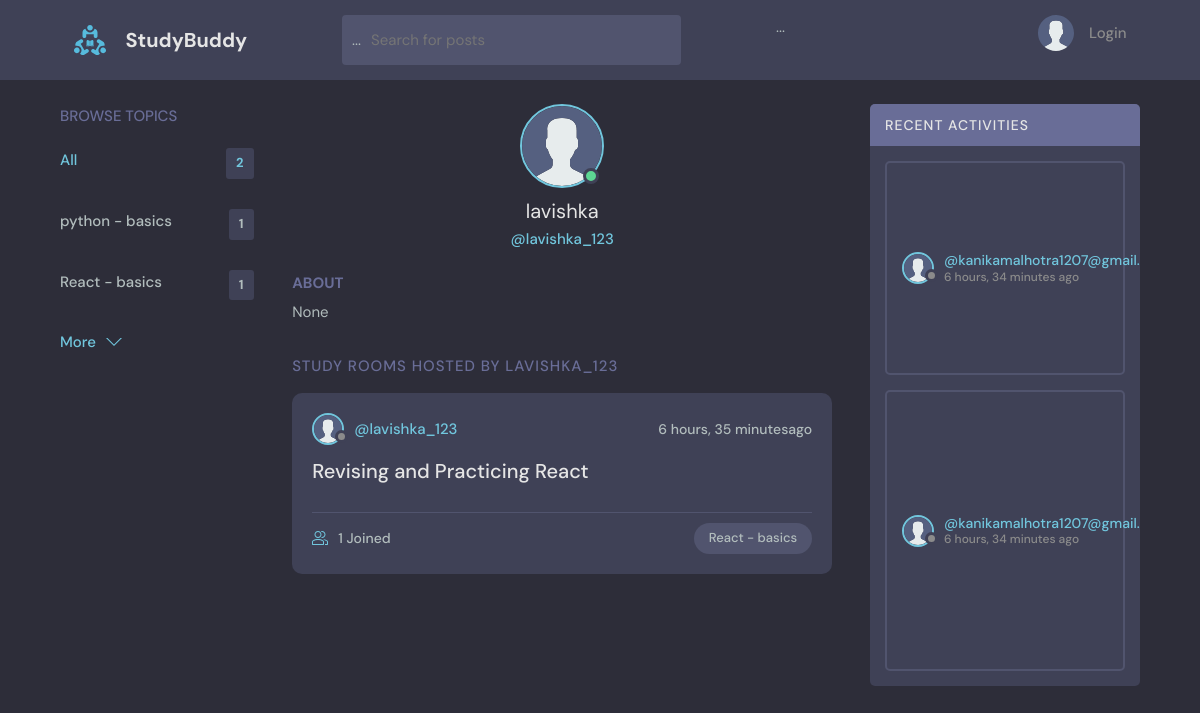
/profile/2/, run on an earlier commit of the app's database.
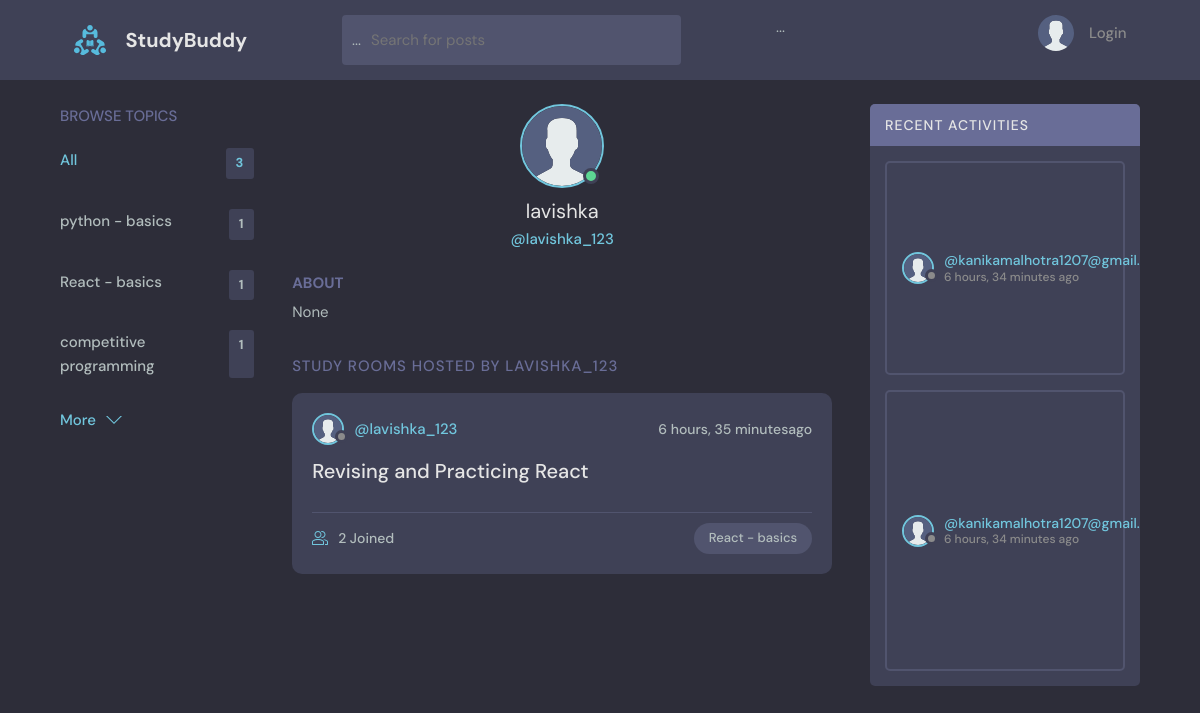
And on a later commit of the database.
### base/models.py (models this page shows, shortened)
class Topic(models.Model):
    name = models.CharField(max_length=200)

class Room(models.Model):
    host = models.ForeignKey(User, on_delete=models.SET_NULL,null=True)
    topic = models.ForeignKey(Topic, on_delete=models.SET_NULL,null=True)
    name = models.CharField(max_length=200)
    description = models.TextField(null=True,blank = True)
    participants = models.ManyToManyField(User,related_name='participants' , blank = True)
    updated = models.DateTimeField(auto_now=True)
    created = models.DateTimeField(auto_now_add=True)
    class Meta:
        ordering = ['-updated' , '-created']
    def __str__(self):
        return self.name

class User(AbstractUser):
    name = models.CharField(max_length=200,null = True)
    email = models.EmailField(null=True,unique=True)
    bio = models.TextField(null=True)
    avatar = models.ImageField(null = True,default = "avatar.svg")
    USERNAME_FIELD = 'email'
    REQUIRED_FIELDS = []

class Message(models.Model):
    user = models.ForeignKey(User, on_delete=models.CASCADE)
    room = models.ForeignKey(Room,on_delete=models.CASCADE)
    body = models.TextField()
    updated = models.DateTimeField(auto_now=True)
    created = models.DateTimeField(auto_now_add=True)
    class Meta:
        ordering = ['-updated' , '-created']

### base/views.py (the view)
# urls.py: path('profile/<str:pk>/', views.userProfile, name="user-profile"),
def userProfile(request,pk):
    user = User.objects.get(id=pk)
    rooms = user.room_set.all()
    room_messages = user.message_set.all()
    topics = Topic.objects.all()
    context = {'user':user,'rooms':rooms,'room_messages':room_messages,'topics':topics}
    return render(request, 'base/profile.html',context )

### base/templates/base/profile.html (shortened to what this page needs)
{% extends 'main.html' %}
{% block content %}
<main class="profile-page layout layout--3">
  <div class="container">
    {% include 'base/topics_components.html' %}
    <div class="roomList">
      <div class="profile">
        <div class="profile__avatar">
          <div class="avatar avatar--large active">
            <img src="{{user.avatar.url}}" />
          </div>
        </div>
        <div class="profile__info">
          <h3>{{user.name}}</h3>
          <p>@{{user.username}}</p>
        </div>
        <div class="profile__about">
          <h3>About</h3>
          <p>
            {{user.bio}}
          </p>
        </div>
      </div>
      <div class="roomList__header">
        <div>
          <h2>Study Rooms Hosted by {{user.username}}</h2>
        </div>
      </div>
      {% include 'base/feed_component.html' %}
    </div>
    {% include 'base/activity_components.html' %}
  </div>
</main>
{% endblock content %}

### base/templates/base/topics_components.html
<div class="topics">
          <div class="topics__header">
            <h2>Browse Topics</h2>
          </div>
          <ul class="topics__list">
            <li>
              <a href="{% url 'home' %}" class="active">All <span>{{topics.count}}</span></a>
            </li>
            {% for topic in topics %}
            <li>
              <a href="{% url 'home' %}?q={{ topic.name }}">{{topic.name}}<span>{{topic.room_set.all.count}}</span></a>
            </li>
            {% endfor %}
          </ul>
          <a class="btn btn--link" href="{% url 'topics' %}">
            More
            <svg version="1.1" xmlns="http://www.w3.org/2000/svg" width="32" height="32" viewBox="0 0 32 32">
              <title>chevron-down</title>
              <path d="M16 21l-13-13h-3l16 16 16-16h-3l-13 13z"></path>
            </svg>
          </a>
        </div>

### base/templates/base/feed_component.html (shortened to what this page needs)
{% for room in rooms %}
<div class="roomListRoom">
            <div class="roomListRoom__header">
              <a href="{% url 'user-profile' room.host.id %}" class="roomListRoom__author">
                <div class="avatar avatar--small">
                  <img src="{{room.host.avatar.url}}" />
                </div>
                <span>@{{room.host.username}}</span>
              </a>
              <div class="roomListRoom__actions">
                <span>{{room.created|timesince}}ago</span>
              </div>
            </div>
            <div class="roomListRoom__content">
              <a href="{%url 'room' room.id%}">{{room.name}}</a>
            </div>
            <div class="roomListRoom__meta">
              <a href="{%url 'room' room.id%}" class="roomListRoom__joined">
                {{room.participants.all.count}} Joined
              </a>
              <p class="roomListRoom__topic">{{room.topic.name}}</p>
            </div>
</div>
{% endfor%}

### base/templates/base/activity_components.html (shortened to what this page needs)
         <div class="activities">
          <div class="activities__header">
            <h2>Recent Activities</h2>
          </div>
{% for message in room_messages%}
          <div class="activities__box">
            <div class="activities__boxHeader roomListRoom__header">
              <a href="{% url 'user-profile' message.user.id%}" class="roomListRoom__author">
                <div class="avatar avatar--small">
                  <img src="{{message.user.avatar.url}}" />
                </div>
                <p>
                  @{{ message.user }}
                  <span>{{ message.created|timesince }} ago</span>
                </p>
              </a>
          </div>
        </div>
{% endfor %}

What changed in the data, as far as the page shows it:
added Topic: name "competitive programming", room_set.all.count "1"
computed for Room "Revising and Practicing React": participants.all.count "1" → "2"
Also different on the page:
{{ topics.count }}: "2" → "3"
